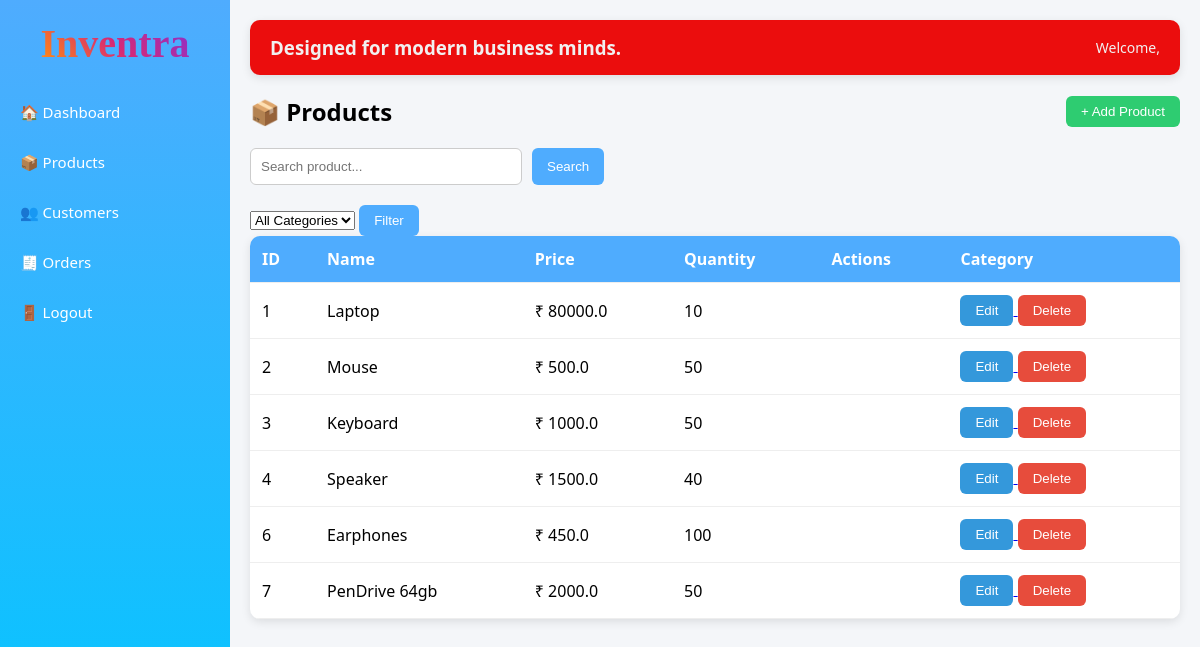
/products/, run on an earlier commit of the app's database.
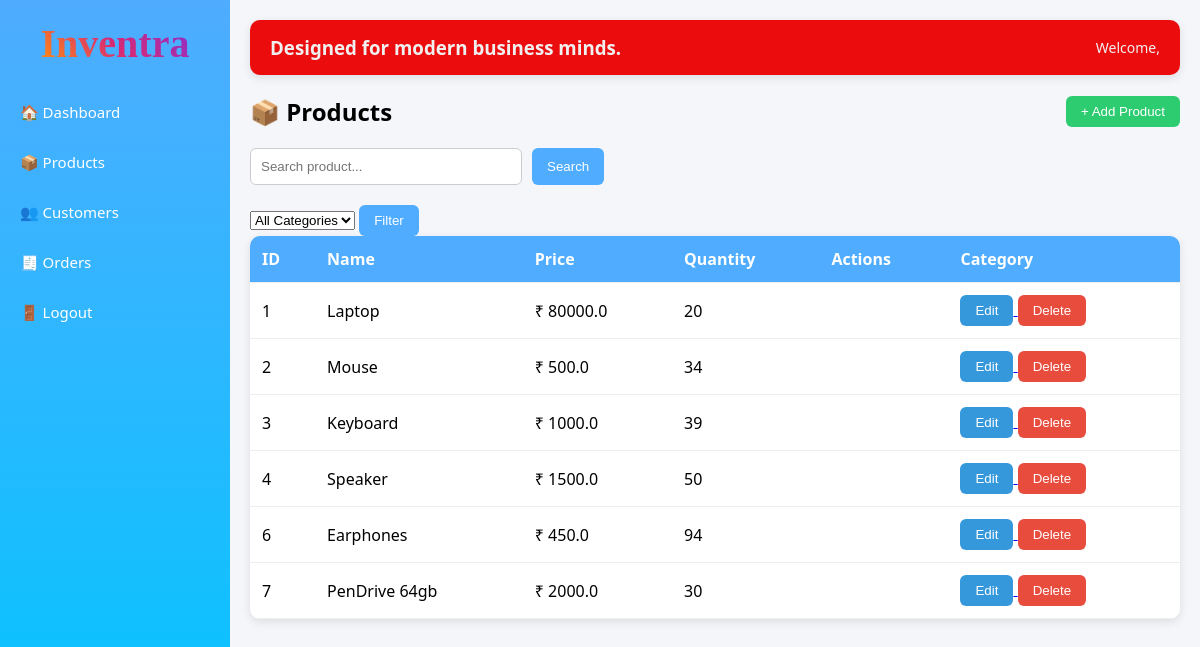
And on a later commit of the database.
### products/models.py (models this page shows, shortened)
class Product(models.Model):
    name = models.CharField(max_length=100)
    price = models.IntegerField()
    quantity = models.IntegerField()

### products/views.py (the view)
# urls.py: path('',views.product_list,name='product_list'),
def product_list(request):
    search = request.GET.get('search')
    if search:
        products = Product.objects.filter(name__icontains=search)
    else:
        products = Product.objects.all()
    return render(request,'products/products_list.html',{'products':products})

### templates/products/products_list.html (shortened to what this page needs)
{% extends "base.html" %}
{% block content %}
<div style="display:flex; justify-content:space-between; align-items:center; margin-bottom:20px;">
    <h2 style="margin:0;">📦 Products</h2>
    <a href="/products/add/">
        <button style="background:#2ecc71;">+ Add Product</button>
    </a>
</div>
<form method="GET" style="margin-bottom:20px; display:flex; gap:10px;">
    <input type="text" name="search" placeholder="Search product..."
           style="padding:10px; width:250px; border-radius:6px; border:1px solid #ccc;">
    <button type="submit">Search</button>
</form>
<form method="GET">
    <select name="category">
        <option value="">All Categories</option>
    </select>
    <button type="submit">Filter</button>
</form>
<table>
<tr>
    <th>ID</th>
    <th>Name</th>
    <th>Price</th>
    <th>Quantity</th>
    <th>Actions</th>
    <th>Category</th>
</tr>
{% for product in products %}
<tr>
    <td>{{ product.id }}</td>
    <td>{{ product.name }}</td>
    <td>₹ {{ product.price }}</td>
    <td>{{ product.quantity }}</td>
    <td>{{ product.category.name }}</td>
    <td>
        <a href="{% url 'edit_product' product.id %}">
            <button style="background:#3498db;">Edit</button>
        </a>
        <a href="{% url 'delete_product' product.id %}">
            <button style="background:#e74c3c;">Delete</button>
        </a>
    </td>
</tr>
{% empty %}
<tr>
    <td colspan="5" style="text-align:center; padding:20px; color:gray;">
        No products found
    </td>
</tr>
{% endfor %}
</table>
{% endblock %}

What changed in the data, as far as the page shows it:
changed Product "Laptop": quantity "10" → "20"
changed Product "Mouse": quantity "50" → "34"
changed Product "Keyboard": quantity "50" → "39"
changed Product "Speaker": quantity "40" → "50"
changed Product "Earphones": quantity "100" → "94"
changed Product "PenDrive 64gb": quantity "50" → "30"
